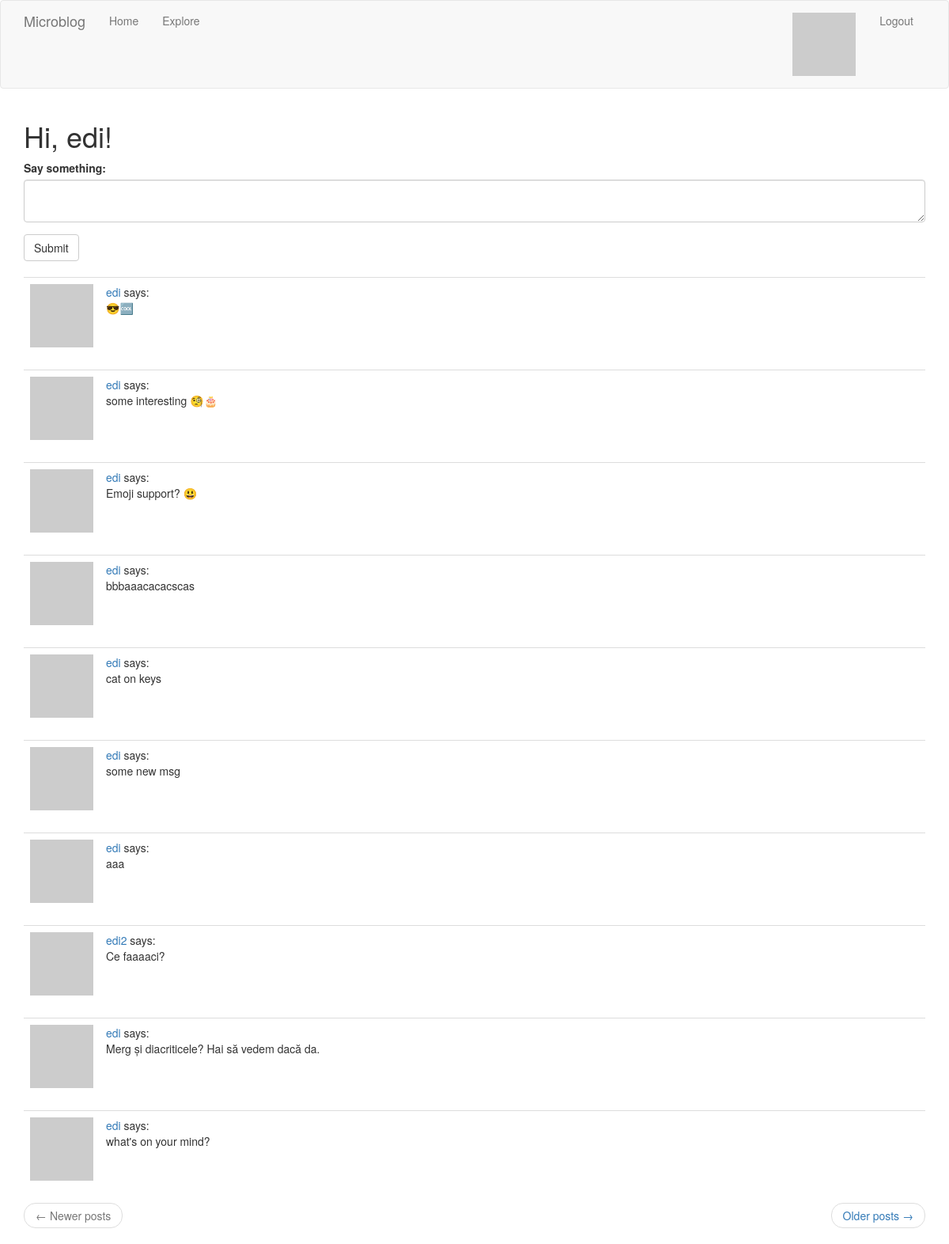
The app's page /index (signed in) with its own data.
### app/models.py (models this page shows, shortened)
class User(UserMixin, db.Model):
    id = db.Column(db.Integer, primary_key=True)
    username = db.Column(db.String(64), index=True, unique=True)
    email = db.Column(db.String(120), index=True, unique=True)
    password_hash = db.Column(db.String(128))
    """
    user.posts will retrieve all the Posts made by this User
    post.author will retrieve the User that made the Post
    """
    posts = db.relationship("Post", backref="author", lazy="dynamic")
    about_me = db.Column(db.String(140))
    last_seen = db.Column(db.DateTime, default = datetime.utcnow)
    """
    Define many-to-many relationship between User instances.
    user1 = user2 has the meaning of: user1 is following user2
        * secondary = sets association table defined above
        * primaryjoin = links follower with association table
        * secondaryjoin = links followed with association table
    """
    followed = db.relationship(
        "User", secondary = followers,
        primaryjoin=(followers.c.follower_id == id),
        secondaryjoin=(followers.c.followed_id == id),
        backref=db.backref("followers", lazy = "dynamic"), lazy = "dynamic")
    def avatar(self, size):
        digest = md5(self.email.lower().encode("utf-8")).hexdigest()
        return "https://www.gravatar.com/avatar/{}?d=identicon&s={}".format(digest, size)
    def followed_posts(self):
        posts_followed = Post.query.join(followers, (followers.c.followed_id == Post.user_id))\
                                   .filter(followers.c.follower_id == self.id)
        posts_owned = Post.query.filter_by(user_id = self.id)
        return posts_followed.union(posts_owned).order_by(Post.timestamp.desc())

class Post(db.Model):
    id = db.Column(db.Integer, primary_key=True)
    body = db.Column(db.String(140))
    timestamp = db.Column(db.DateTime, index=True, default=datetime.utcnow)
    user_id = db.Column(db.Integer, db.ForeignKey("user.id"))

### app/routes.py (the view)
@app.route("/", methods = ["GET", "POST"])
@app.route("/index", methods = ["GET", "POST"])
@login_required
def index():
    form = PostForm()
    if form.validate_on_submit():
        post = Post(body = form.post.data, author = current_user)
        db.session.add(post)
        db.session.commit()
        flash("Your post has been saved")
        return redirect(url_for("index"))
    page = request.args.get(key = 'page', default = 1, type = int)
    ret_404_on_empty_range = False
    posts = current_user.followed_posts().paginate(page, app.config['POSTS_PER_PAGE'], ret_404_on_empty_range)
    next_url = url_for("index", page = posts.next_num)\
            if posts.has_next else None
    prev_url = url_for("index", page = posts.prev_num)\
            if posts.has_prev else None
    return render_template("index.html", title = "Home", form = form,
            posts = posts.items, next_url = next_url, prev_url = prev_url)

### app/forms.py
class PostForm(FlaskForm):
    post = TextAreaField("Say something:", validators = [DataRequired(), Length(min = 1, max = 140)])
    submit = SubmitField('Submit')

### app/models.py (called while the page is built)
@login.user_loader
def load_user(id):
    return User.query.get(int(id))

### app/routes.py (called while the page is built)
@app.before_request
def before_request():
    if current_user.is_authenticated:
        current_user.last_seen = datetime.utcnow()
        db.session.commit()

### app/templates/index.html (shortened to what this page needs)
{% extends "base.html" %}
{% import "bootstrap/wtf.html" as wtf %}
{% block app_content %}
    <h1>Hi, {{ current_user.username }}!</h1>
    {% if form %}
        <div class = "row">
            <div class = "col-md-12">
                {{ wtf.quick_form(form) }}
            </div>
        </div>
    {% endif %}
    {% include "paginated_posts.html" %}
{% endblock %}

### app/templates/sub_post.html
<table class="table table-hover">
    <tr>
        <td class="col-xs-1">
            <a href={{url_for("user", username = post.author.username)}}>
                <img src="{{ post.author.avatar(64) }}" />
            </a>
        </td>
        <td class = "col-xs-11">
            <a href={{url_for("user", username = post.author.username)}}>
                {{ post.author.username }}
            </a>
            says:<br>{{ post.body }}
        </td>
    </tr>
</table>

### records on screen
User: username "edi"
Post: author.username "edi", body "😎🆒"
Post: author.username "edi", body "some interesting 🧐🎂"
Post: author.username "edi", body "Emoji support? 😃"
Post: author.username "edi", body "bbbaaacacacscas"
Post: author.username "edi", body "cat on keys"
Post: author.username "edi", body "some new msg"
Post: author.username "edi", body "aaa"
Post: author.username "edi2", body "Ce faaaaci?"
Post: author.username "edi", body "Merg și diacriticele? Hai să vedem dacă da."
Post: author.username "edi", body "what's on your mind?"
